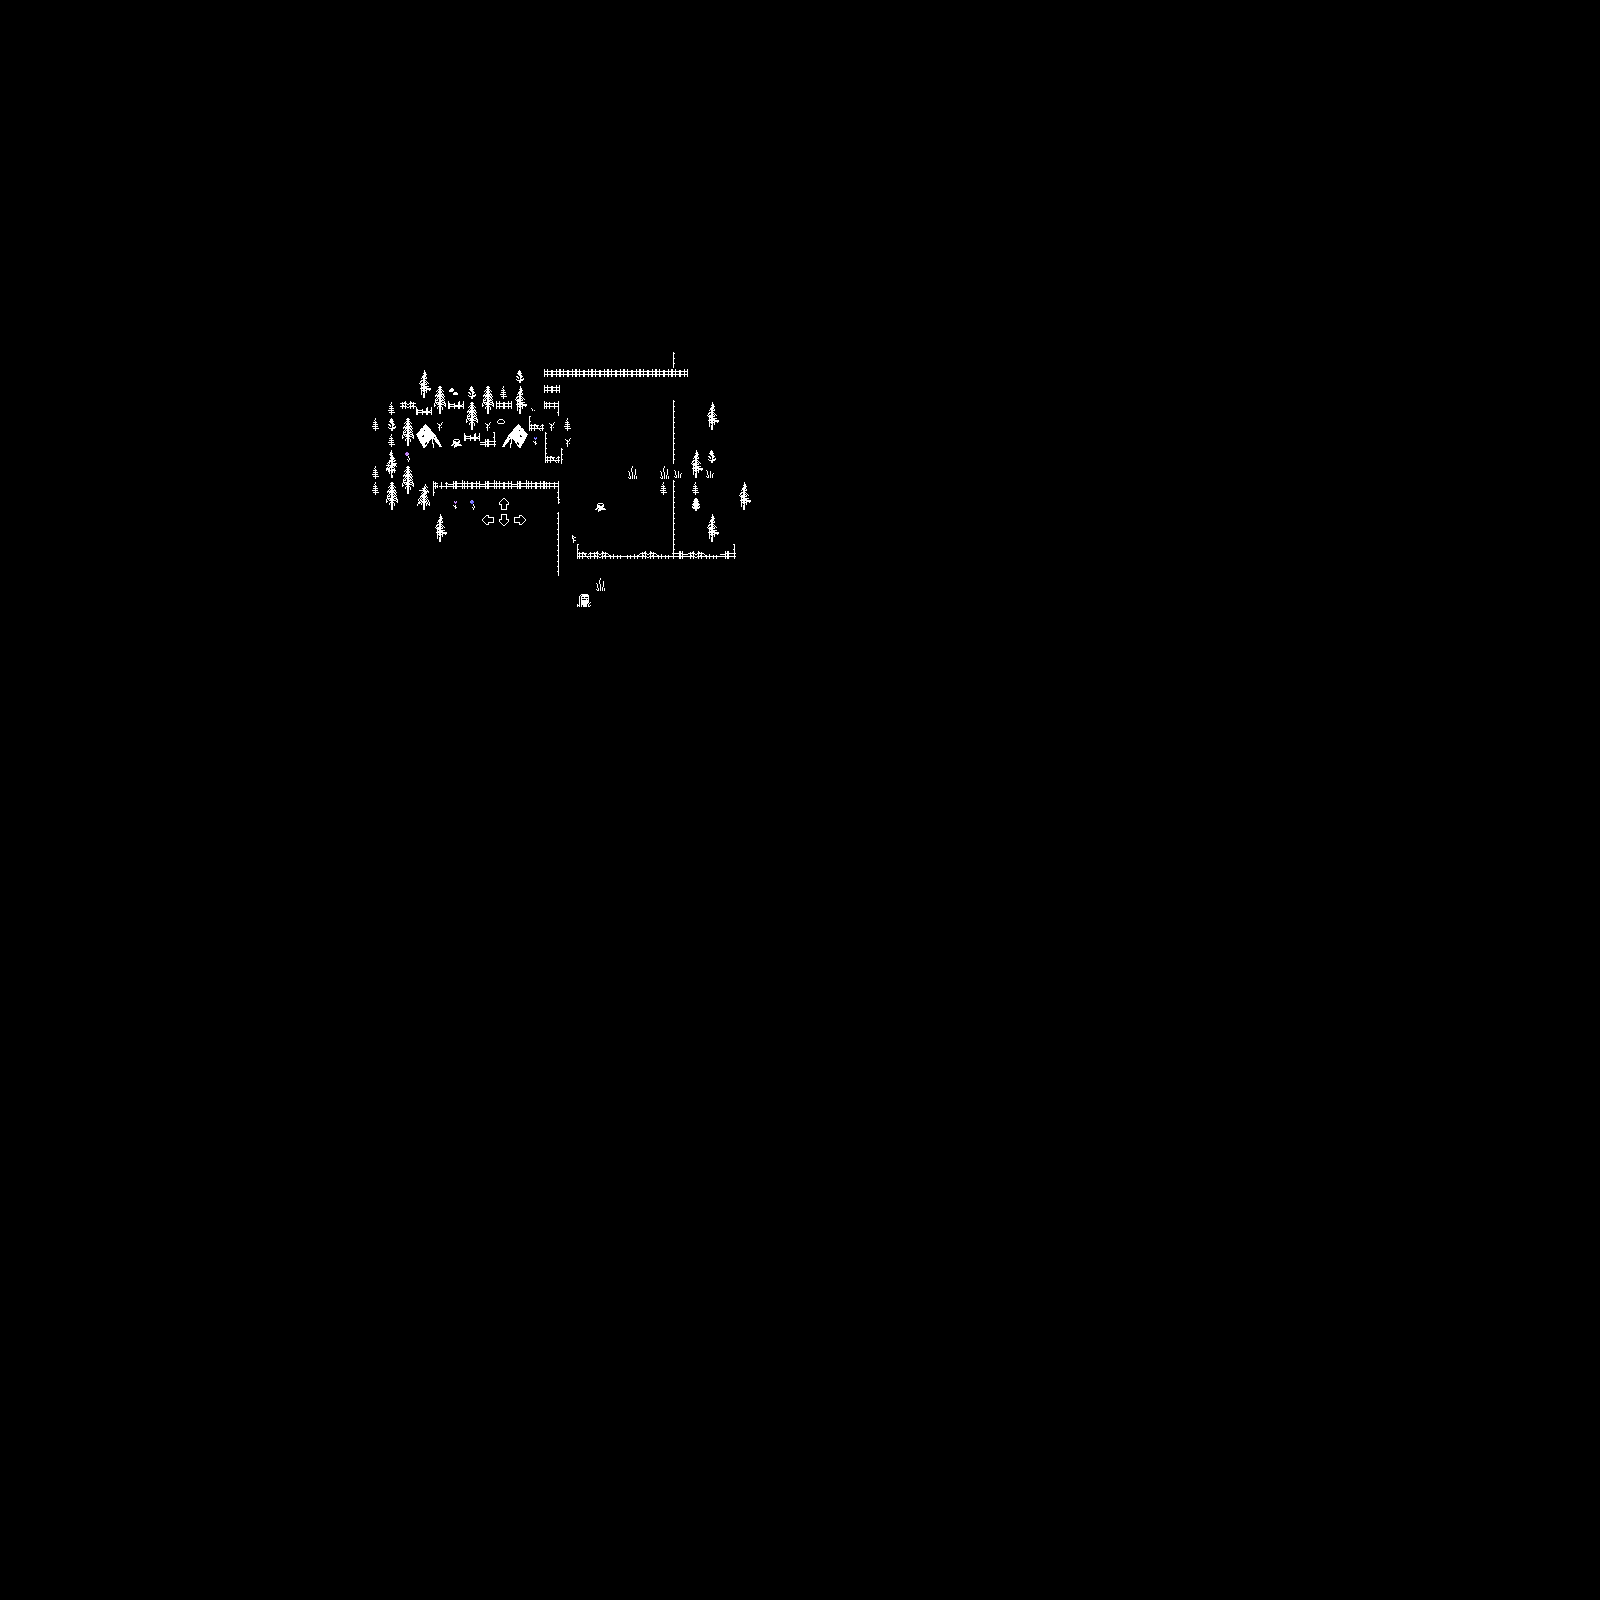

A level layout from a 2D game, rendered from its tile map. Below: a short description, then the map file with tile-grid data replaced by summaries:
An orthogonal 100x100 tile map with 16x16 px tiles, 3 tile layers (env_background, collision, env_foreground) and 9 objects (2x cat_exit, 2x cat, p2spawn, p1spawn, room1, ...).

<map version="1.10" tiledversion="1.10.1" orientation="orthogonal" renderorder="right-down" width="100" height="100" tilewidth="16" tileheight="16" infinite="0" nextlayerid="13" nextobjectid="70">
 <tileset firstgid="1" name="whispering_pines_tileset" tilewidth="16" tileheight="16" tilecount="240" columns="10">
  <image source="whispering_pines_tileset.png" trans="000000" width="160" height="384" />
 </tileset>
 <layer id="10" name="env_background" width="100" height="100">
  <data>[10000 cells, 4 non-empty, 4 distinct tile ids]</data>
 </layer>
 <layer id="4" name="collision" width="100" height="100">
  <data>[10000 cells, 123 non-empty, 41 distinct tile ids]</data>
 </layer>
 <layer id="11" name="env_foreground" width="100" height="100">
  <data>[10000 cells, 0 non-empty, 0 distinct tile ids]</data>
 </layer>
 <objectgroup id="5" name="player_spawn">
  <object id="57" name="p2spawn" x="432" y="448" width="16" height="16" />
  <object id="58" name="p1spawn" x="496" y="448" width="16" height="16" />
 </objectgroup>
 <objectgroup id="12" name="rooms" locked="1">
  <object id="54" name="room1" x="320" y="320" width="240" height="320" />
  <object id="67" name="room2" x="560" y="320" width="240" height="320" />
 </objectgroup>
 <objectgroup id="6" name="interaction">
  <object id="63" name="cat_exit" x="672" y="464" width="16" height="16">
   <properties>
    <property name="exit_id" type="int" value="0" />
   </properties>
  </object>
  <object id="69" name="cat_exit" x="720" y="368" width="16" height="16">
   <properties>
    <property name="exit_id" type="int" value="1" />
   </properties>
  </object>
  <object id="64" name="cat" x="608" y="464" width="16" height="16">
   <properties>
    <property name="exit_id" type="int" value="0" />
    <property name="id_type" type="int" value="1" />
    <property name="objective_id" type="int" value="0" />
   </properties>
  </object>
  <object id="68" name="cat" x="656" y="384" width="16" height="16">
   <properties>
    <property name="exit_id" type="int" value="1" />
    <property name="id_type" type="int" value="1" />
    <property name="objective_id" type="int" value="0" />
   </properties>
  </object>
  <object id="66" name="heart" x="544" y="464" width="16" height="16" />
 </objectgroup>
 <objectgroup id="8" name="violet_echos" locked="1" />
 <objectgroup id="9" name="blue_echos" locked="1" />
</map>
